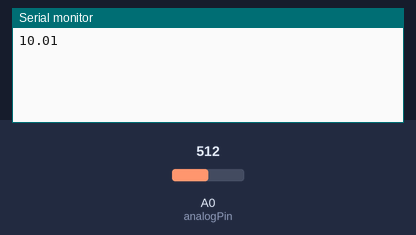
The program below on a simulated ESP8266 (Wemos D1 mini). Shown: the last lines printed to the serial monitor. The test bench sets the inputs (shaded band); at power-on: A0 (analogPin) = 512. WiFi joins after 1.5 s; servers stay silent unless stated.

Above: at 3.0 s.
3.1 s: A0 (analogPin) set to 716
At 4.4 s:
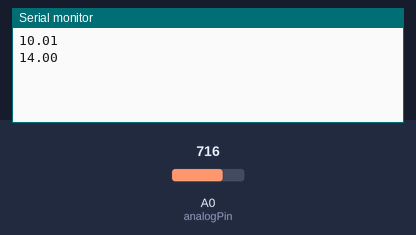
4.6 s: A0 (analogPin) set to 900
At 5.2 s:
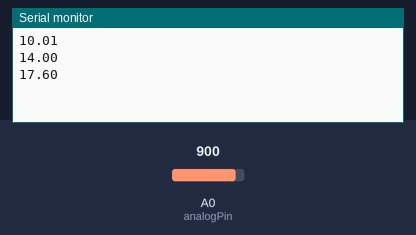
Timing chart, 0 to 7.6 s (numbered marks = the images above; inputs shaded):
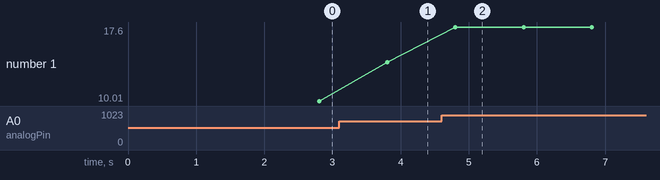

Measured:
- after the input at 3.1 s, the serial monitor: prints a new line after 0.70 s (image 1)
- after the input at 4.6 s, the serial monitor: prints a new line after 0.20 s (image 2)
- plotted number 1: 10.01 → 14 after the input at 3.1 s, 14 → 17.6 after the input at 4.6 s

The program:

main.cpp
```cpp
#include <Arduino.h>
#define BLYNK_PRINT Serial
#include <ESP8266WiFi.h>
#include <BlynkSimpleEsp8266.h>

char auth[] = "YourAuthToken";
char ssid[] = "YourNetworkName";
char pass[] = "YourPassword";


int analogPin = A0;
float read_curr_ma = 0.0;
float max_curr_ma = 20.0;
float adc_intervals = 1023.0;

BlynkTimer timer;

void timer_event() {
  read_curr_ma = analogRead(analogPin) * (max_curr_ma / adc_intervals);
  Serial.println(read_curr_ma);
  Blynk.virtualWrite(V5, read_curr_ma);
}

void setup() {
  Serial.begin(9600);
  Blynk.begin(auth, ssid, pass);
  //Blynk.begin(auth, ssid, pass, "blynk-cloud.com", 80);
  //Blynk.begin(auth, ssid, pass, IPAddress(192,168,1,100), 8080);
  timer.setInterval(1000L, timer_event);
}

void loop() {
  Blynk.run();
  timer.run();
}
```
